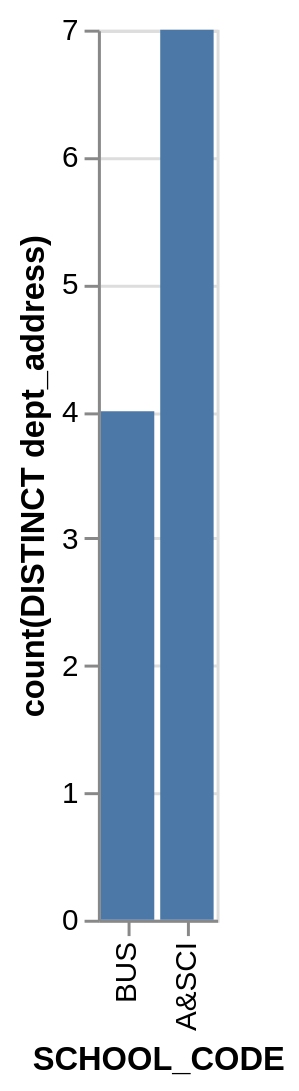

This figure's Vega-Lite source:
### Vega-Lite specification from a JSON file in a GitHub repository (floating-point values rounded to 4 significant figures)
{"data": {"values": [{"x_data": "BUS", "y_data": 4}, {"x_data": "A&SCI", "y_data": 7}]}, "mark": "bar", "encoding": {"x": {"field": "x_data", "type": "nominal", "title": "SCHOOL_CODE", "sort": {"op": "sum", "field": "y_data", "order": "ascending"}}, "y": {"field": "y_data", "type": "quantitative", "title": "count(DISTINCT dept_address)"}}}
